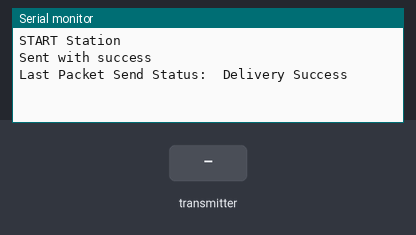
Simulated run of this sketch. Board: ESP32. Shown: the last lines printed to the serial monitor. Inputs (shaded band) come from the test bench.

Above: at 1.2 s.
1.3 s: the transmitter starts sending Rocket = 0
At 1.61 s:
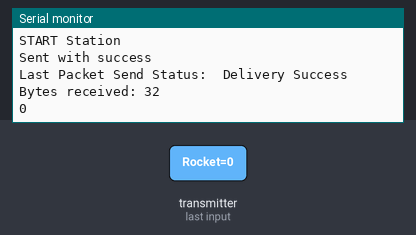
2.8 s: the transmitter starts sending Rocket = 1
At 3.11 s:
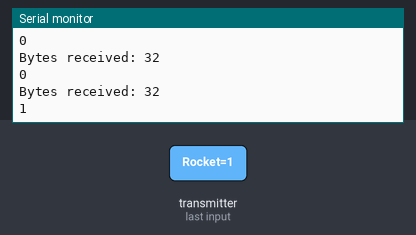

The sketch:

ESP_NOW_Station.ino
```cpp
// REPLACE WITH THE MAC Address of your receiver
//MAC address - 70:B8:F6:5C:03:84 Rocket
//MAC address - 34:86:5D:3B:1C:34 Station
//uint8_t broadcastAddress[] = {0x70, 0xB8, 0xF6, 0x5C, 0x03, 0x84}; //This is being sent from the station
//uint8_t broadcastAddress[] = {0x34, 0x86, 0x5D, 0x3B, 0x1C, 0x34}; //This is being sent from the rocket
#include <esp_now.h>
#include <WiFi.h>

uint8_t broadcastAddress[] = {0x70, 0xB8, 0xF6, 0x5C, 0x03, 0x84}; //This is being sent from the station

char Rocketdata[32];

typedef struct struct_message {
  char Station[32];
  char Rocket[32];
  int b;
  float c;
  bool d;
} struct_message;

struct STATION_DATA_STRUCTURE{
  //THIS MUST BE EXACTLY THE SAME ON THE OTHER ARDUINO
  char Station[32];
  //May change to a bool data type
};
STATION_DATA_STRUCTURE StationData;
struct ROCKET_DATA_STRUCTURE{
  //THIS MUST BE EXACTLY THE SAME ON THE OTHER ARDUINO
  char Rocket[32];
    //May change to a bool data type
};
ROCKET_DATA_STRUCTURE RocketData;

//struct_message Outgoing;
//struct_message Incoming;

String success;

esp_now_peer_info_t peerInfo;
// Callback when data is sent
void OnDataSent(const uint8_t *mac_addr, esp_now_send_status_t status) {
  Serial.print("\r\nLast Packet Send Status:\t");
  Serial.println(status == ESP_NOW_SEND_SUCCESS ? "Delivery Success" : "Delivery Fail");
  if (status ==0){
    success = "Delivery Success :)";
  }
  else{
    success = "Delivery Fail :(";
  }
}

// Callback when data is received
void OnDataRecv(const uint8_t * mac, const uint8_t *incomingData, int len) {
  //    incomingReadings struct, incoming data is created in the line before - also size
  memcpy(&RocketData, incomingData, sizeof(RocketData));
  Serial.print("Bytes received: ");
  Serial.println(len);
  //The struct read
  Serial.println(RocketData.Rocket);
  Serial.println();
}

bool flag = true;

void setup() {
  Serial.begin(115200);
  Serial.println("START Station");

  // Set device as a Wi-Fi Station
  WiFi.mode(WIFI_STA);

  // Init ESP-NOW
  if (esp_now_init() != ESP_OK) {
    Serial.println("Error initializing ESP-NOW");
    return;
  }

  // Once ESPNow is successfully Init, we will register for Send CB to
  // get the status of Trasnmitted packet
  esp_now_register_send_cb(OnDataSent);

  // Register peer
  memcpy(peerInfo.peer_addr, broadcastAddress, 6);
  peerInfo.channel = 0;
  peerInfo.encrypt = false;

  // Add peer
  if (esp_now_add_peer(&peerInfo) != ESP_OK){
    Serial.println("Failed to add peer");
    return;
  }
  // Register for a callback function that will be called when data is received
  esp_now_register_recv_cb(OnDataRecv);
}

void loop() {

  if (flag == true){
   strcpy(StationData.Station, "ARM");
   flag = false;
  } else {
  strcpy(StationData.Station, "DISARM");
  flag = true;
  }

  // Send message via ESP-NOW
  esp_err_t result = esp_now_send(broadcastAddress, (uint8_t *) &StationData, sizeof(StationData));
   if (result == ESP_OK) {
    Serial.println("Sent with success");
  }
  else {
    Serial.println("Error sending the data");
  }
  delay(10000);

}
```

Measured:
- after the input at 1.3 s, the serial monitor: prints a new line at once (image 1)
- after the input at 2.8 s, the serial monitor: prints a new line at once (image 2)
